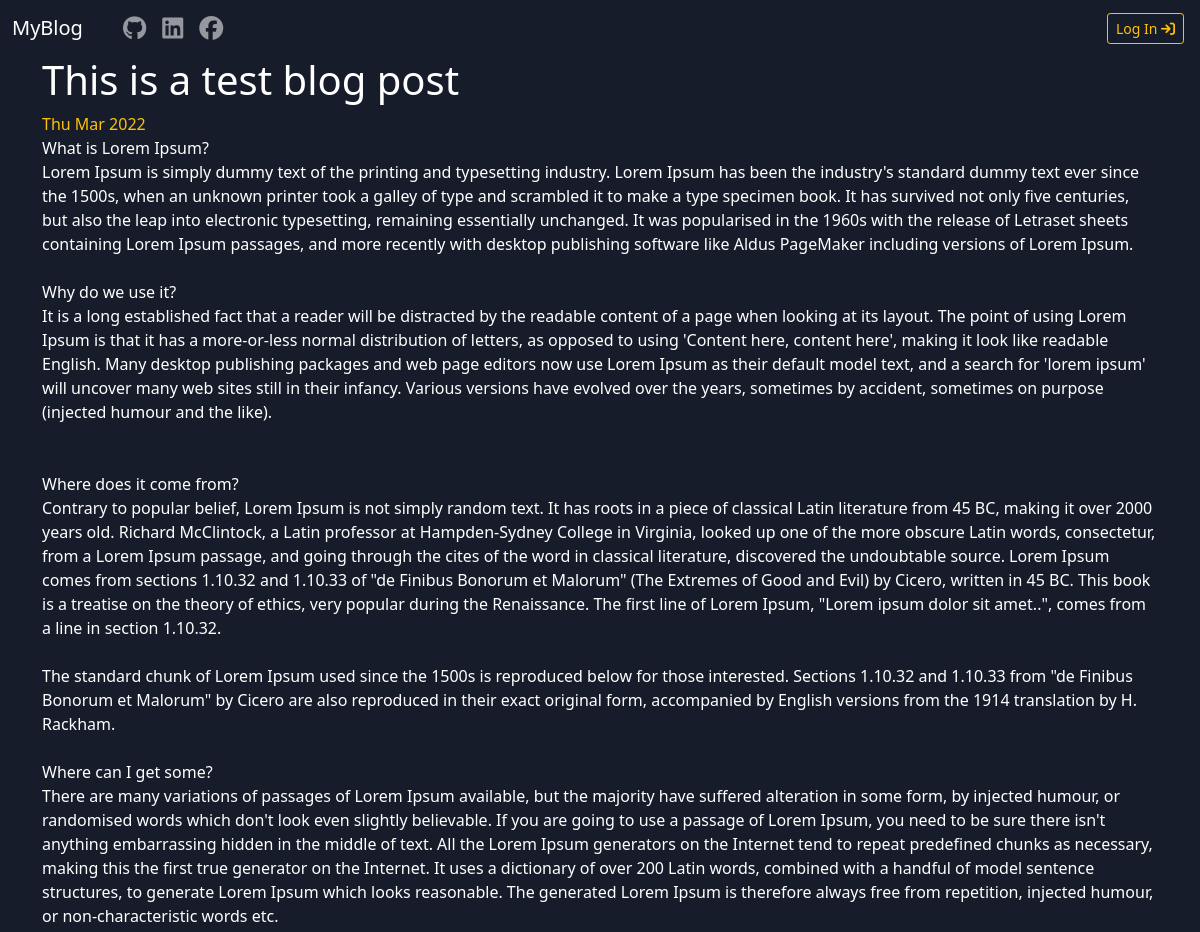
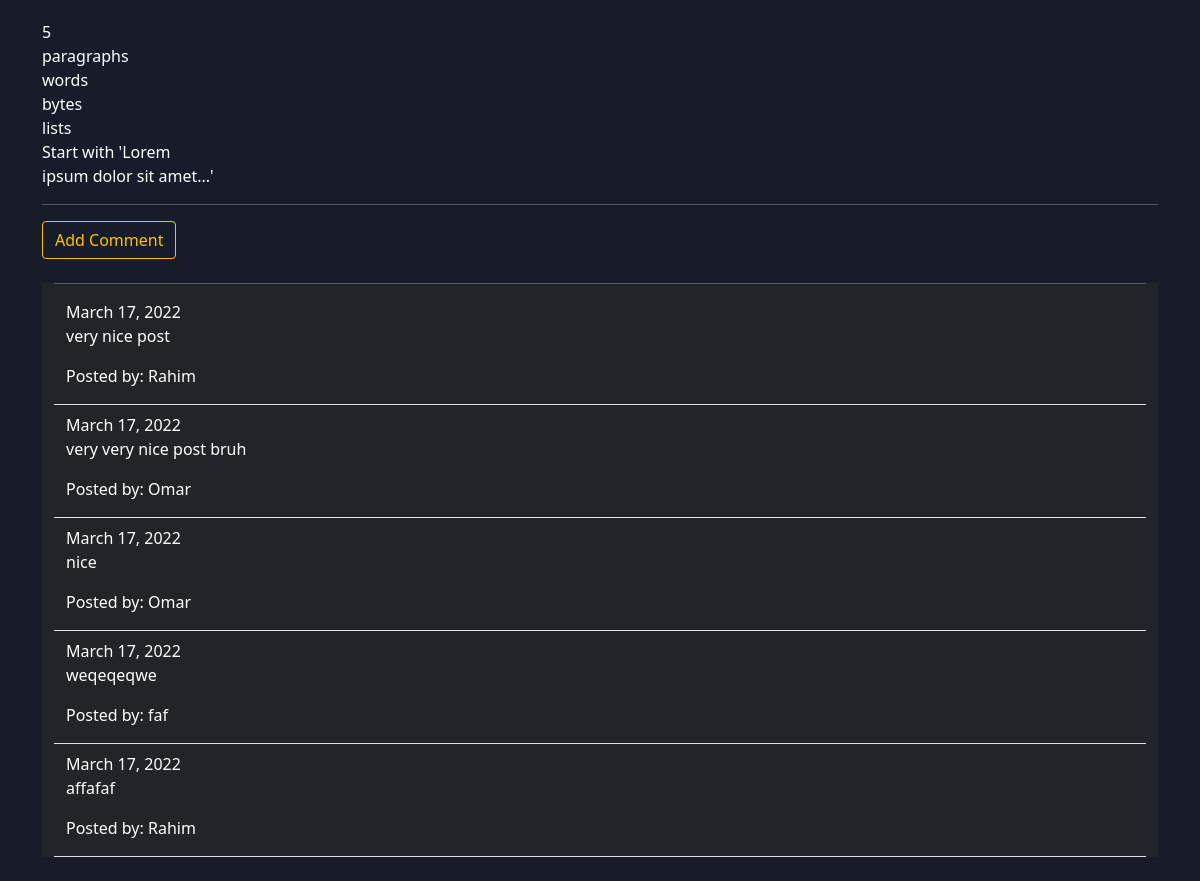
Screenshot of /detail/9 with the database file from the repository (2 pictures, top to bottom).
### blog/models.py (models this page shows, shortened)
class Post(models.Model):
    author = models.ForeignKey(User, on_delete=models.CASCADE)
    title = models.CharField(max_length=200)
    text = models.TextField()
    create_date = models.DateField(default=timezone.now)
    published_date = models.DateField(blank=True, null=True)
    class Meta:
        ordering = ['-published_date']

class Comment(models.Model):
    post = models.ForeignKey(Post,on_delete=models.CASCADE, related_name='comments')
    author = models.CharField(max_length=200)
    text = models.TextField()
    created_date = models.DateField(default=timezone.now)
    approved_comment = models.BooleanField(default=False)

### blog/views.py (the view)
# urls.py: path('detail/<int:pk>', views.PostDetailView.as_view(), name='detail' ),
class PostDetailView(DetailView):
    model = Post
    context_object_name = 'posts'

### blog/templates/blog/post_detail.html (shortened to what this page needs)
{% extends 'blog/base.html' %}
{% block body %}
<div class="container d-flex justify-content-between">
    <h1>{{posts.title}}</h1>
</div>
<div class="date postdat container ">
{% if posts.published_date %}
   <span class="text-warning">
       {{posts.published_date|date:"D M Y"}}
   </span>
    {% endif %}
    <p class="content">{{posts.text|safe|linebreaksbr}}</p>
<hr>
</div>
<div class="container comments">
    <a class='btn btn-outline-warning' href="{% url 'blog:add_comment' pk=posts.pk%}">Add Comment</a>
    <div class="container bg-dark  my-4">
        <hr>
        {% for comment in posts.comments.all %}
        {% if user.is_authenticated or comment.approved_comment %}
        <div class="container my-2 border-bottom">
            {{comment.created_date}}
            <p>{{comment.text|safe|linebreaksbr}}</p>
            <p>Posted by: {{comment.author}}</p>
            {% endif %}
        </div>
            {% empty %}
            <p>No comments</p>
            {% endfor %}
    </div>
</div>
    {% endblock body %}

### blog/templates/blog/base.html (shortened to what this page needs)
<!DOCTYPE html>
{% load static %}
<html lang="en">
<head>
    <link href="https://cdn.jsdelivr.net/npm/bootstrap@5.0.2/dist/css/bootstrap.min.css" rel="stylesheet"
>
    <link rel="stylesheet" href="//cdn.jsdelivr.net/npm/medium-editor@latest/dist/css/medium-editor.min.css"
    type="text/css" media="screen" charset="utf-8">
    <link rel="stylesheet" href="{% static 'css/blog.css' %}">
</head>
<body style="background-color:#171c2a; color:white;">
    <nav class="navbar navbar-expand-lg navbar-dark bdg">
        <div class="container-fluid">
            <a class="navbar-brand" href="{% url 'blog:post_list' %}">MyBlog</a>
            <div class="collapse navbar-collapse" id="navbarSupportedContent">
            <ul class="navbar-nav me-auto mb-2 mb-lg-0">
              <li class="nav-item">
                <a class="nav-link active" aria-current="page" href="{% url 'blog:about' %}"></a>
              </li>
              <li class="nav-item">
                  <a class="nav-link" href="https://github.com/"><i class="fa-brands fa-github fa-xl"></i></a>
                </li>
                <li class="nav-item">
                    <a class="nav-link" href="https://www.linkedin.com/"><i class="fa-brands fa-linkedin fa-xl"></i>
                    </a>
                </li>
                <li class="nav-item">
                    <a class="nav-link" href="https://www.facebook.com/"><i class="fa-brands fa-facebook fa-xl"></i></a>
                </li>
            </ul>
            <div class="me-1">
                {% if user.is_authenticated %}
                <a href="/" class='text-warning mx-2 text-decoration-none'> Welcome {{user.username}} <i class="fa-solid fa-user"></i></a>
                <a href="{% url 'blog:post_create' %}" class='btn btn-outline-warning btn-sm'><i class="fa-solid fa-circle-plus"> </i> New Post</a>
                <a href="{% url 'blog:post_drafts' %}" class='btn btn-outline-warning btn-sm'><i class="fa-solid fa-layer-group"></i> Draft</a>
                <a href="{% url 'logout' %}" class='btn btn-outline-warning btn-sm'> Log Out <i class="fa-solid fa-right-to-bracket fa-sm"></i></a>
                {% else %}
                <a href="{% url 'login' %}" class='btn btn-outline-warning btn-sm'> Log In <i class="fa-solid fa-arrow-right-to-bracket"></i></a>
                {% endif %}
            </div>
        </div>
    </div>
</nav>
{% block body %}
{% endblock body %}
</body>
</html>

### rows the page displays
Post: title "This is a test blog post", published_date "Thu Mar 2022", text "What is Lorem Ipsum? Lorem Ipsum is simply dummy text of the printing and typesetting industry. Lorem Ipsum has been the industry's standard dummy text ever since the 1500s, when an unknown printer took a galley of type and scrambled it to make a type specimen book. It has survived not only five centuries, but also the leap into electronic typesetting, remaining essentially unchanged. It was popularised in the 1960s with the release of Letraset sheets containing Lorem Ipsum passages, and more recently with desktop publishing software like Aldus PageMaker including versions of Lorem Ipsum. Why do we use it? It is a long established fact that a reader will be distracted by the readable…"
Comment: created_date "March 17, 2022", text "very nice post", author "Rahim"
Comment: created_date "March 17, 2022", text "very very nice post bruh", author "Omar"
Comment: created_date "March 17, 2022", text "nice", author "Omar"
Comment: created_date "March 17, 2022", text "weqeqeqwe", author "faf"
Comment: created_date "March 17, 2022", text "affafaf", author "Rahim"
